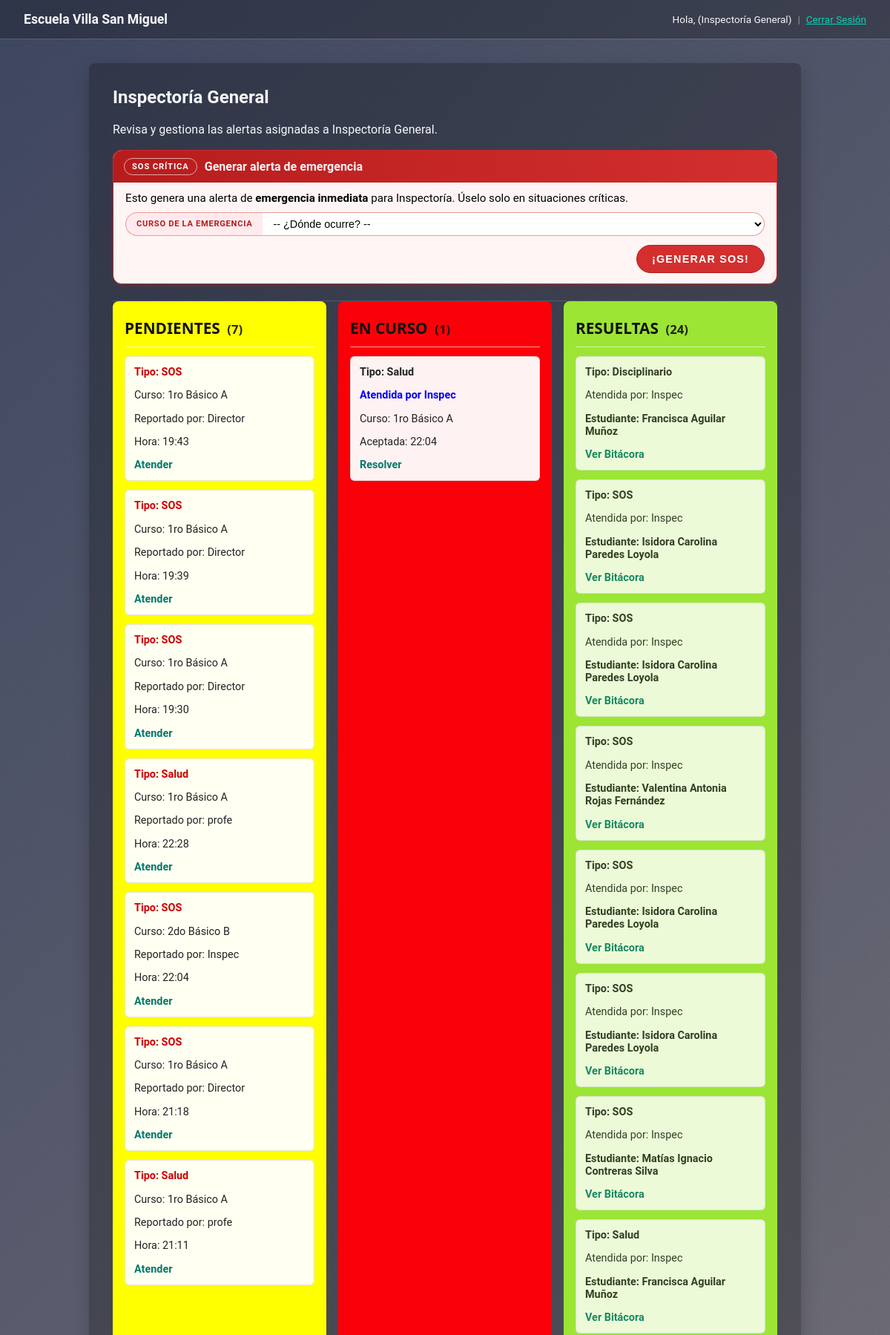
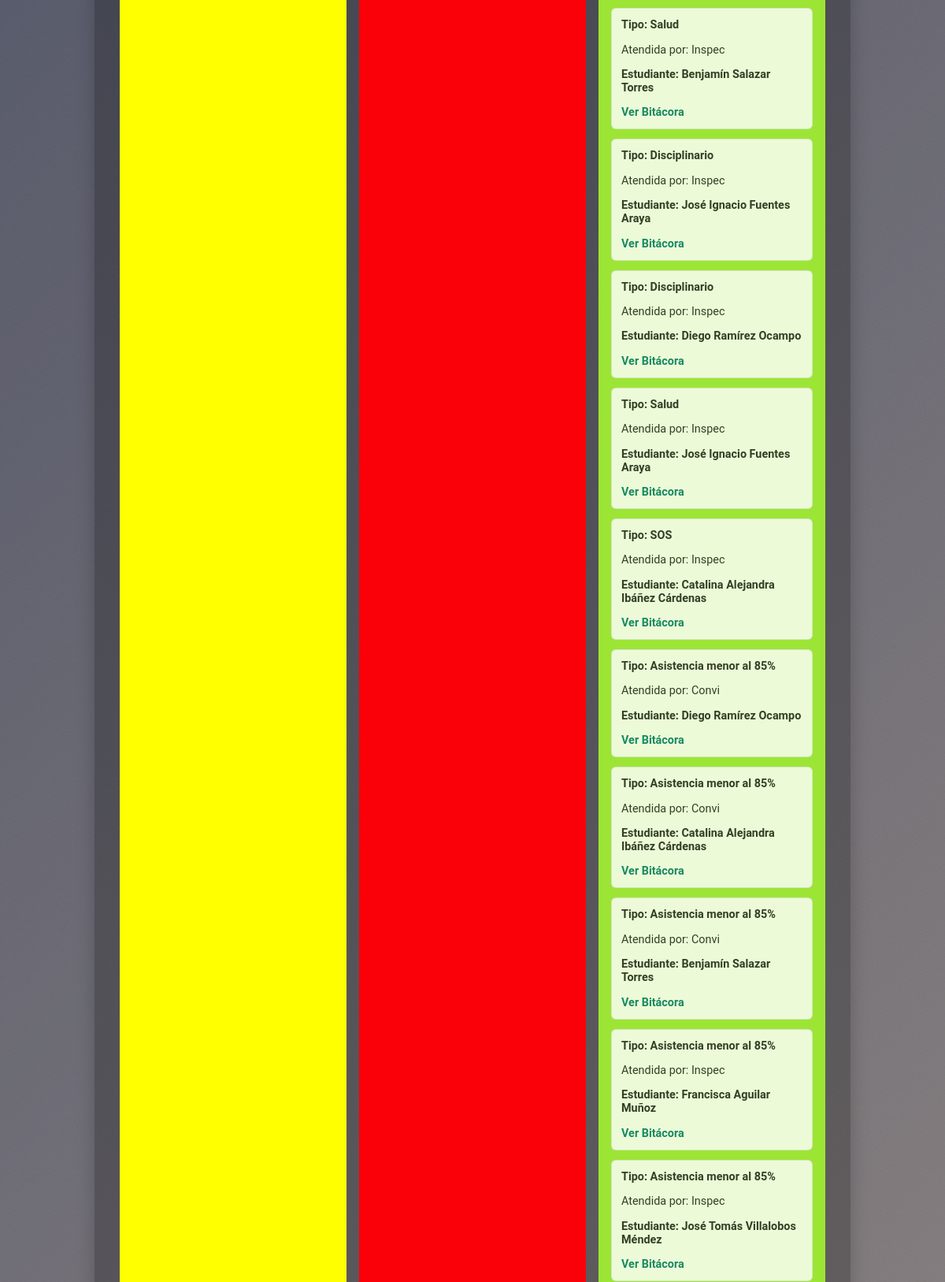
The page /panel-gestion/ (signed in, upper part) on the database its author committed (2 pictures, top to bottom).
### core/models.py (models this page shows, shortened)
class Perfil(models.Model):
    ROLES = [
        ('profesor', 'Profesor'),
        ('convivencia', 'Convivencia Escolar'),
        ('utp', 'UTP'),
        ('inspectoria', 'Inspectoría General'),
        ('director', 'Director'),
    ]
    usuario = models.OneToOneField(User, on_delete=models.CASCADE)
    rol = models.CharField(max_length=20, choices=ROLES)
    rut = models.CharField(max_length=12, unique=True, null=True, blank=True, verbose_name="RUT (sin puntos, con guión)")

class Alerta(models.Model):
    TIPO_ALERTA = [
        ('descompensacion', 'Descompensación'),
        ('tecnico', 'Apoyo Técnico'),
        ('disciplinario', 'Disciplinario'),
        ('salud', 'Salud'),
        ('sos', 'SOS'),
        ('asistencia', 'Asistencia menor al 85%'),
    ]
    ESTADO_ALERTA = [
        ('pendiente', 'Pendiente'),
        ('en_curso', 'En Curso'),
        ('resuelta', 'Resuelta'),
    ]
    creada_por = models.ForeignKey(User, on_delete=models.SET_NULL, null=True, blank=True, related_name="alertas_creadas")
    tiempo_creacion = models.DateTimeField(auto_now_add=True)
    tipo = models.CharField(max_length=20, choices=TIPO_ALERTA)
    estado = models.CharField(max_length=15, choices=ESTADO_ALERTA, default='pendiente')
    curso = models.ForeignKey(Curso, on_delete=models.PROTECT, null=True)
    estudiante_implicado = models.ForeignKey(Estudiante, on_delete=models.SET_NULL, null=True, blank=True)
    atendida_por = models.ForeignKey(User, on_delete=models.SET_NULL, null=True, blank=True, related_name="alertas_atendidas")
    descripcion_profesor = models.TextField(blank=True, null=True, verbose_name="Descripción del profesor")
    tiempo_aceptacion = models.DateTimeField(null=True, blank=True)
    def get_absolute_url(self):
        if self.estado == 'en_curso':
            return reverse('resolver_alerta', kwargs={'alerta_id': self.id})
        elif self.estado == 'resuelta':
            return reverse('ver_bitacora', kwargs={'alerta_id': self.id})
        else:
            return reverse('panel_gestion')

class Curso(models.Model):
    nombre = models.CharField(max_length=100)
    profesores = models.ManyToManyField(
        User,
        related_name="cursos",
        blank=True,
        limit_choices_to={'perfil__rol': 'profesor'}
    )

class BitacoraIncidente(models.Model):
    SUBTIPO = [
        ('emocional', 'Emocional'),
        ('convivencia', 'Convivencia'),
    ]
    alerta_asociada = models.OneToOneField(Alerta, on_delete=models.CASCADE)
    estudiante = models.ForeignKey(Estudiante, on_delete=models.SET_NULL, null=True, blank=True)
    subtipo_descompensacion = models.CharField(
        max_length=20,
        choices=SUBTIPO,
        null=True,
        blank=True,
        verbose_name="Subtipo de Descompensación"
    )
    descripcion_suceso = models.TextField(verbose_name="Descripción de lo sucedido")
    hora_registro = models.DateTimeField(auto_now_add=True)

class Estudiante(models.Model):
    nombres = models.CharField(max_length=255)
    apellidos = models.CharField(max_length=255)
    rut = models.CharField(max_length=12, unique=True)
    curso = models.ForeignKey(Curso, on_delete=models.PROTECT, related_name="estudiantes")
    nombre_apoderado = models.CharField(max_length=255, blank=True, null=True)
    telefono_apoderado = models.CharField(max_length=15, blank=True, null=True)
    email_apoderado = models.EmailField(blank=True, null=True)
    @property
    def nombre_completo(self):
        return f"{self.nombres} {self.apellidos}"

### core/views.py (the view)
# urls.py: path('panel-gestion/', views.panel_gestion, name='panel_gestion'),
@login_required
def panel_gestion(request):
    rol = request.user.perfil.rol
    alerta = []
    if rol == 'convivencia':
        alerta = ['descompensacion', 'asistencia']
        titulo = "Convivencia Escolar"
    elif rol == 'utp':
        alerta = ['tecnico']
        titulo = "UTP"
    elif rol == 'inspectoria':
        alerta = ['disciplinario', 'salud', 'sos', 'asistencia']
        titulo = "Inspectoría General"
    elif rol == 'director':
        alerta = [choice[0] for choice in Alerta.TIPO_ALERTA]
        titulo = "Dirección"
    else:
        return redirect('index')
    alertas_area = Alerta.objects.filter(tipo__in=alerta).order_by('-tiempo_creacion')
    pendientes = alertas_area.filter(estado='pendiente')
    en_curso = alertas_area.filter(estado='en_curso')
    resueltas = alertas_area.filter(estado='resuelta').select_related(
        'bitacoraincidente',
        'bitacoraincidente__estudiante'
    )
    cursos_para_sos = Curso.objects.all().order_by('nombre')
    context = {
        'titulo': titulo,
        'pendientes': pendientes,
        'en_curso': en_curso,
        'resueltas': resueltas,
        'cursos_para_sos': cursos_para_sos,
    }
    return render(request, 'core/panel_gestion.html', context)

### core/authentication.py (called while the page is built)
    def get_user(self, user_id):
        try:
            return User.objects.get(pk=user_id)
        except User.DoesNotExist:
            return None

### core/templates/core/panel_gestion.html (shortened to what this page needs)
{% extends 'core/base.html' %}
{% load static %}
{% block content %}
    <h2>{{ titulo }}</h2>
    <p>Revisa y gestiona las alertas asignadas a {{ titulo }}.</p>
{% if request.user.perfil.rol == 'inspectoria' or request.user.perfil.rol == 'director' %}
    <section class="sos-card">
        <div class="sos-card__header">
            <span class="sos-pill">SOS CRÍTICA</span>
            <h3 class="sos-title">Generar alerta de emergencia</h3>
        </div>
        <div class="sos-card__body">
            <p>
                Esto genera una alerta de <strong>emergencia inmediata</strong> para Inspectoría.
                Úselo solo en situaciones críticas.
            </p>
            <form method="POST" action="{% url 'crear_alerta' %}">
                <div class="sos-select-row">
                    <div class="sos-select-label">
                        <label for="curso_sos">Curso de la emergencia</label>
                    </div>
                    <div class="sos-select-wrapper">
                        <select name="curso_id" id="curso_sos" required>
                            <option value="">-- ¿Dónde ocurre? --</option>
                        </select>
                    </div>
                </div>
                <div class="sos-actions">
                    <button type="submit" class="sos-btn">
                        ¡GENERAR SOS!
                    </button>
                </div>
            </form>
        </div>
    </section>
{% endif %}
    <div class="flexing">
        <section class="section section--yellow">
            <h3 class="title">
                Pendientes
                <span class="title-count">({{ pendientes.count }})</span>
            </h3>
            <div class="section-content" id="lista-pendientes">
                <hr>
                {% for alerta in pendientes %}
                    <div class="alerta-card">
                        {% if alerta.tipo == 'asistencia' %}
                            <strong style="color: #c00;">Tipo: {{ alerta.get_tipo_display }}</strong>
                            {% if alerta.estudiante_implicado %}
                                <p>
                                    {{ alerta.estudiante_implicado.nombre_completo }} tiene baja asistencia.
                                </p>
                            {% endif %}
                            <p>Reportado por: {{ alerta.creada_por.username|default:"Sistema" }}</p>
                        {% else %}
                            <strong style="color: #c00;">Tipo: {{ alerta.get_tipo_display }}</strong>
                            {% if alerta.curso %}
                                <p>Curso: {{ alerta.curso.nombre }}</p>
                            {% endif %}
                            <p>Reportado por: {{ alerta.creada_por.username|default:"Sistema" }}</p>
                            <p>Hora: {{ alerta.tiempo_creacion|time:"H:i" }}</p>
                        {% endif %}
                        <a href="{% url 'acudir_alerta' alerta.id %}">Atender</a>
                    </div>
                {% empty %}
                    <p class="section-empty">No hay alertas pendientes.</p>
                {% endfor %}
            </div>
        </section>
        <section class="section section--pink">
            <h3 class="title">
                En Curso
                <span class="title-count">({{ en_curso.count }})</span>
            </h3>
            <div class="section-content">
                <hr>
                {% for alerta in en_curso %}
                    <div class="alerta-card">
                        {% if alerta.tipo == 'asistencia' %}
                            <strong>Tipo: {{ alerta.get_tipo_display }}</strong>
                            <p>Siendo atendido por {{ alerta.atendida_por.username }}</p>
                            {% if alerta.estudiante_implicado %}
                                <p style="font-weight: bold;">{{ alerta.estudiante_implicado.nombre_completo }}</p>
                                <div style="font-size: 0.9em; background-color: #eee; padding: 5px;">
                                    <strong>Datos Apoderado:</strong><br>
                                    Nombre: {{ alerta.estudiante_implicado.nombre_apoderado|default:"N/A" }}<br>
                                    Fono: {{ alerta.estudiante_implicado.telefono_apoderado|default:"N/A" }}<br>
                                    Email: {{ alerta.estudiante_implicado.email_apoderado|default:"N/A" }}
                                </div>
                            {% endif %}
                        {% else %}
                            <strong>Tipo: {{ alerta.get_tipo_display }}</strong>
                            <p style="color: blue; font-weight: bold;">
                                Atendida por {{ alerta.atendida_por.username }}
                            </p>
                            {% if alerta.curso %}
                                <p>Curso: {{ alerta.curso.nombre }}</p>
                            {% endif %}
                            <p>Aceptada: {{ alerta.tiempo_aceptacion|time:"H:i" }}</p>
                        {% endif %}
                        <a href="{{ alerta.get_absolute_url }}">Resolver</a>
                    </div>
                {% empty %}
                    <p class="section-empty">No hay alertas en curso.</p>
                {% endfor %}
            </div>
        </section>
        <section class="section section--green">
            <h3 class="title">
                Resueltas
                <span class="title-count">({{ resueltas.count }})</span>
            </h3>
            <div class="section-content">
                <hr>
                {% for alerta in resueltas %}
                    <div class="alerta-card" style="opacity: 0.85;">
                        <strong>Tipo: {{ alerta.get_tipo_display }}</strong>
                        <p>Atendida por: {{ alerta.atendida_por.username }}</p>
                        {% if alerta.bitacoraincidente and alerta.bitacoraincidente.estudiante %}
                            <p style="font-weight: bold;">
                                Estudiante: {{ alerta.bitacoraincidente.estudiante.nombre_completo }}
                            </p>
                        {% elif alerta.curso %}
                            <p>Curso: {{ alerta.curso.nombre }}</p>
                        {% endif %}
                        <a href="{{ alerta.get_absolute_url }}">
                            Ver Bitácora
                        </a>
                    </div>
                {% empty %}
                    <p class="section-empty">No hay alertas resueltas hoy.</p>
                {% endfor %}
            </div>
        </section>
    </div>
{% endblock %}

### core/templates/core/base.html (shortened to what this page needs)
<!DOCTYPE html>
{% load static %}
<html lang="es">
<head>
</head>
<body>
    <nav>
        <h1>Escuela Villa San Miguel</h1>
        <div class="nav-right">
        {% if user.is_authenticated %}
            <span>Hola, {{ user.first_name }} ({{ user.perfil.get_rol_display }})</span>
            <span class="nav-separator">|</span>
            <form action="{% url 'logout' %}" method="post">
                <button type="submit">
                    Cerrar Sesión
                </button>
            </form>
        {% else %}
            <a href="{% url 'login' %}?next={{ request.path }}">Iniciar Sesión</a>
        {% endif %}
        </div>
    </nav>
    <hr>
    <main>
        {% block content %}
        {% endblock %}
    </main>
</body>
</html>

### rows shown on the page
Alerta: tipo "SOS", curso.nombre "1ro Básico A", creada_por.username "Director", tiempo_creacion "19:43"
Alerta: tipo "SOS", curso.nombre "1ro Básico A", creada_por.username "Director", tiempo_creacion "19:39"
Alerta: tipo "SOS", curso.nombre "1ro Básico A", creada_por.username "Director", tiempo_creacion "19:30"
Alerta: tipo "Salud", curso.nombre "1ro Básico A", creada_por.username "profe", tiempo_creacion "22:28"
Alerta: tipo "SOS", curso.nombre "2do Básico B", creada_por.username "Inspec", tiempo_creacion "22:04"
Alerta: tipo "SOS", curso.nombre "1ro Básico A", creada_por.username "Director", tiempo_creacion "21:18"
Alerta: tipo "Salud", curso.nombre "1ro Básico A", creada_por.username "profe", tiempo_creacion "21:11"
Alerta: tipo "Salud", atendida_por.username "Inspec", curso.nombre "1ro Básico A", tiempo_aceptacion "22:04"
Alerta: tipo "Disciplinario", atendida_por.username "Inspec", bitacoraincidente.estudiante.nombre_completo "Francisca Aguilar Muñoz"
Alerta: tipo "SOS", atendida_por.username "Inspec", bitacoraincidente.estudiante.nombre_completo "Isidora Carolina Paredes Loyola"
Alerta: tipo "SOS", atendida_por.username "Inspec", bitacoraincidente.estudiante.nombre_completo "Isidora Carolina Paredes Loyola"
Alerta: tipo "SOS", atendida_por.username "Inspec", bitacoraincidente.estudiante.nombre_completo "Valentina Antonia Rojas Fernández"
Alerta: tipo "SOS", atendida_por.username "Inspec", bitacoraincidente.estudiante.nombre_completo "Isidora Carolina Paredes Loyola"
Alerta: tipo "SOS", atendida_por.username "Inspec", bitacoraincidente.estudiante.nombre_completo "Isidora Carolina Paredes Loyola"
Alerta: tipo "SOS", atendida_por.username "Inspec", bitacoraincidente.estudiante.nombre_completo "Matías Ignacio Contreras Silva"
Alerta: tipo "Salud", atendida_por.username "Inspec", bitacoraincidente.estudiante.nombre_completo "Francisca Aguilar Muñoz"
Alerta: tipo "Salud", atendida_por.username "Inspec", bitacoraincidente.estudiante.nombre_completo "Benjamín Salazar Torres"
Alerta: tipo "Disciplinario", atendida_por.username "Inspec", bitacoraincidente.estudiante.nombre_completo "José Ignacio Fuentes Araya"
Alerta: tipo "Disciplinario", atendida_por.username "Inspec", bitacoraincidente.estudiante.nombre_completo "Diego Ramírez Ocampo"
Alerta: tipo "Salud", atendida_por.username "Inspec", bitacoraincidente.estudiante.nombre_completo "José Ignacio Fuentes Araya"
Alerta: tipo "SOS", atendida_por.username "Inspec", bitacoraincidente.estudiante.nombre_completo "Catalina Alejandra Ibáñez Cárdenas"
Alerta: tipo "Asistencia menor al 85%", atendida_por.username "Convi", bitacoraincidente.estudiante.nombre_completo "Diego Ramírez Ocampo"
Alerta: tipo "Asistencia menor al 85%", atendida_por.username "Convi", bitacoraincidente.estudiante.nombre_completo "Catalina Alejandra Ibáñez Cárdenas"
Alerta: tipo "Asistencia menor al 85%", atendida_por.username "Convi", bitacoraincidente.estudiante.nombre_completo "Benjamín Salazar Torres"
Alerta: tipo "Asistencia menor al 85%", atendida_por.username "Inspec", bitacoraincidente.estudiante.nombre_completo "Francisca Aguilar Muñoz"
Alerta: tipo "Asistencia menor al 85%", atendida_por.username "Inspec", bitacoraincidente.estudiante.nombre_completo "José Tomás Villalobos Méndez"

### other values the page prints
{{ user.perfil.get_rol_display }} "Inspectoría General"
{{ titulo }} "Inspectoría General"
{{ pendientes.count }} "7"
{{ en_curso.count }} "1"
{{ resueltas.count }} "24"
